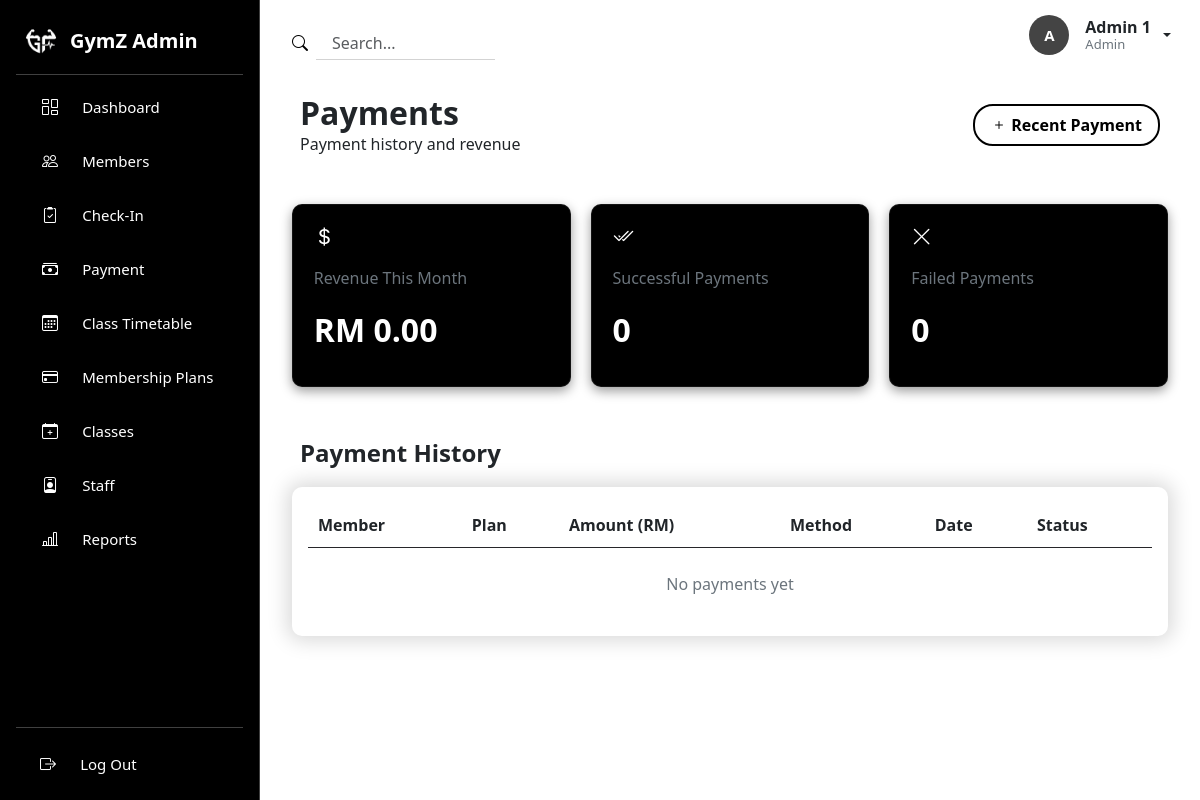
The page /operations/payments.php (signed in) on the database as committed earlier.
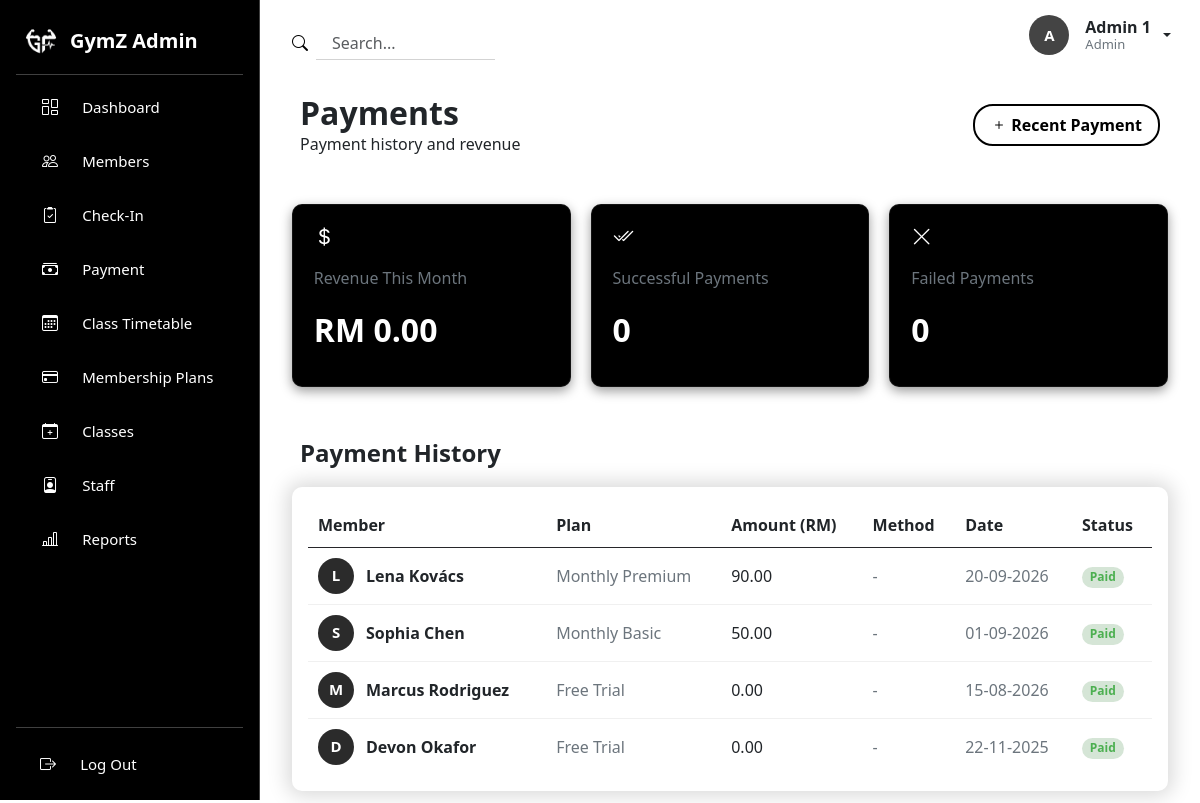
The same page on the database as committed later.
### tables this page shows
CREATE TABLE payments (
	payment_id INT AUTO_INCREMENT PRIMARY KEY, 
    member_id INT NOT NULL,
    amount DEC(5,2) NOT NULL,
    payment_date DATE NOT NULL,
    new_expiry_date DATE NOT NULL,
    CONSTRAINT fk_payment_member FOREIGN KEY (member_id) REFERENCES members(member_id)
);

CREATE TABLE members (
	member_id INT AUTO_INCREMENT PRIMARY KEY,
    name VARCHAR(255) NOT NULL,
    contact VARCHAR(20) NOT NULL,
    join_date DATE NOT NULL,
    plan_id INT NOT NULL, 
    expiry_date DATE NOT NULL,
    registered_by INT NOT NULL,
    CONSTRAINT fk_members_plan FOREIGN KEY (plan_id) REFERENCES membership_plans(plan_id),
    CONSTRAINT fk_members_user FOREIGN KEY (registered_by) REFERENCES users(user_id)
);

CREATE TABLE membership_plans (
	plan_id INT AUTO_INCREMENT PRIMARY KEY,
    plan_name VARCHAR(100) NOT NULL,
    price DEC(5,2) NOT NULL,
    duration_days INT NOT NULL
);

### operations/payments.php (the view, shortened to what the changed rows need)
<?php
require_once __DIR__ . '/../config/database.php';
$paySql = "
    SELECT p.amount, p.payment_date, p.status, p.method, m.name AS member_name, pl.plan_name
    FROM payments p
    JOIN members m ON p.member_id = m.member_id
    LEFT JOIN membership_plans pl ON m.plan_id = pl.plan_id
";
$payParams = [];
$paySql .= " ORDER BY p.payment_date DESC";
$payStmt = $db->prepare($paySql);
$payStmt->execute($payParams);
$paymentHistory = $payStmt->fetchAll(PDO::FETCH_ASSOC);
?>
<!DOCTYPE html>
<html lang="en">
<head>
    <link rel="stylesheet" href="https://cdn.jsdelivr.net/npm/bootstrap-icons@1.13.1/font/bootstrap-icons.min.css">
    <link href="https://cdn.jsdelivr.net/npm/bootstrap@5.3.8/dist/css/bootstrap.min.css" rel="stylesheet">
    <link rel="stylesheet" href="../assets/css/payments.css">
    <link rel="stylesheet" href="../assets/css/sidebar.css">
    <link rel="stylesheet" href="../assets/css/navbar.css">
</head>
<body>
    <div class="d-flex min-vh-100">
        <div class="main-content flex-grow-1">
            <div class="content px-4">
                <div class="my-5 payment-history mx-2">
                    <div class="table-wrapper p-3">
                        <table class="table-content w-100">
                            <thead>
                                <tr>
                                    <th>Member</th>
                                    <th>Plan</th>
                                    <th>Amount (RM)</th>
                                    <th>Method</th>
                                    <th>Date</th>
                                    <th>Status</th>
                                </tr>
                            </thead>
                            <tbody>
                                <?php if (empty($paymentHistory)): ?>
                                    <tr><td colspan="6" class="text-center text-secondary py-4">No payments yet</td></tr>
                                <?php else: ?>
                                    <?php foreach ($paymentHistory as $payment): ?>
                                        <tr>
                                            <td class="fw-semibold">
                                                <div class="d-flex align-items-center gap-2">
                                                    <div class="avatar d-flex justify-content-center align-items-center me-1">
                                                        <?= htmlspecialchars(strtoupper(substr($payment['member_name'], 0, 1))) ?>
                                                    </div>
                                                    <span><?= htmlspecialchars($payment['member_name']) ?></span>
                                                </div>
                                            </td>
                                            <td class="text-secondary"><?= htmlspecialchars($payment['plan_name'] ?? '-') ?></td>
                                            <td><?= htmlspecialchars(number_format($payment['amount'], 2)) ?></td>
                                            <td class="text-secondary"><?= htmlspecialchars($payment['method'] ?? '-') ?></td>
                                            <td class="text-secondary"><?= htmlspecialchars(date('d-m-Y', strtotime($payment['payment_date']))) ?></td>
                                            <td>
                                                <span class="badge rounded-pill badge-<?= $payment['status'] ?>">
                                                    <?= htmlspecialchars(ucfirst($payment['status'])) ?>
                                                </span>
                                            </td>
                                        </tr>
                                    <?php endforeach; ?>
                                <?php endif; ?>
                            </tbody>
                        </table>
                    </div>
                </div>
            </div>
        </div>
    </div>
</body>
</html>

Rows that differ between the two databases and show on the page:
added payments: member.name "L", member.name "Lena Kovács", membership_plans.plan_name "Monthly Premium", amount "90.00", method "-", payment_date "20-09-2026", status "Paid"
added payments: member.name "S", member.name "Sophia Chen", membership_plans.plan_name "Monthly Basic", amount "50.00", method "-", payment_date "01-09-2026", status "Paid"
added payments: member.name "M", member.name "Marcus Rodriguez", membership_plans.plan_name "Free Trial", amount "0.00", method "-", payment_date "15-08-2026", status "Paid"
added payments: member.name "D", member.name "Devon Okafor", membership_plans.plan_name "Free Trial", amount "0.00", method "-", payment_date "22-11-2025", status "Paid"
Other text that changed with them:
text no longer shown: "No payments yet"
